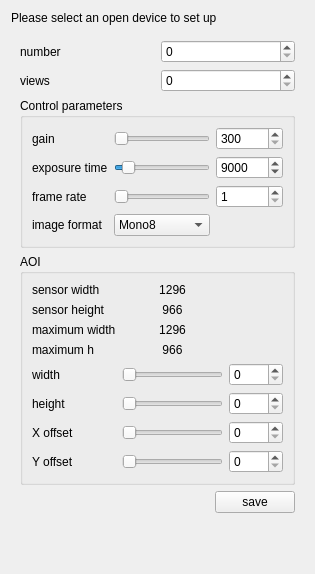
<?xml version="1.0" encoding="UTF-8"?>
<ui version="4.0">
 <class>CameraParameters</class>
 <widget class="QWidget" name="CameraParameters">
  <property name="geometry">
   <rect>
    <x>0</x>
    <y>0</y>
    <width>315</width>
    <height>574</height>
   </rect>
  </property>
  <property name="windowTitle">
   <string>Form</string>
  </property>
  <layout class="QVBoxLayout" name="verticalLayout_4">
   <item>
    <widget class="QLabel" name="lab_Tips">
     <property name="text">
      <string>Please select an open device to set up</string>
     </property>
    </widget>
   </item>
   <item>
    <widget class="QWidget" name="widget" native="true">
     <layout class="QVBoxLayout" name="verticalLayout_3">
      <item>
       <layout class="QHBoxLayout" name="horizontalLayout_10">
        <item>
         <widget class="QLabel" name="label_17">
          <property name="text">
           <string>number</string>
          </property>
         </widget>
        </item>
        <item>
         <widget class="QSpinBox" name="sbx_Num">
          <property name="maximum">
           <number>17</number>
          </property>
         </widget>
        </item>
       </layout>
      </item>
      <item>
       <layout class="QHBoxLayout" name="horizontalLayout_2">
        <item>
         <widget class="QLabel" name="label_2">
          <property name="text">
           <string>views</string>
          </property>
         </widget>
        </item>
        <item>
         <widget class="QSpinBox" name="sbx_fov">
          <property name="maximum">
           <number>10</number>
          </property>
         </widget>
        </item>
       </layout>
      </item>
      <item>
       <widget class="QGroupBox" name="groupBox_2">
        <property name="title">
         <string>Control parameters</string>
        </property>
        <layout class="QVBoxLayout" name="verticalLayout_2">
         <item>
          <layout class="QGridLayout" name="gridLayout">
           <item row="1" column="0">
            <widget class="QLabel" name="label_15">
             <property name="text">
              <string>exposure time</string>
             </property>
            </widget>
           </item>
           <item row="0" column="0">
            <widget class="QLabel" name="label_13">
             <property name="text">
              <string>gain</string>
             </property>
            </widget>
           </item>
           <item row="1" column="1">
            <widget class="QSlider" name="hs_exposure">
             <property name="maximum">
              <number>10000000</number>
             </property>
             <property name="value">
              <number>9000</number>
             </property>
             <property name="orientation">
              <enum>Qt::Horizontal</enum>
             </property>
            </widget>
           </item>
           <item row="1" column="2">
            <widget class="QSpinBox" name="sbx_exposure">
             <property name="maximum">
              <number>10000000</number>
             </property>
             <property name="value">
              <number>9000</number>
             </property>
            </widget>
           </item>
           <item row="2" column="1">
            <widget class="QSlider" name="hs_frameRate">
             <property name="orientation">
              <enum>Qt::Horizontal</enum>
             </property>
            </widget>
           </item>
           <item row="2" column="2">
            <widget class="QSpinBox" name="sbx_frameRate">
             <property name="minimum">
              <number>1</number>
             </property>
            </widget>
           </item>
           <item row="2" column="0">
            <widget class="QLabel" name="label_14">
             <property name="text">
              <string>frame rate</string>
             </property>
            </widget>
           </item>
           <item row="0" column="2">
            <widget class="QSpinBox" name="sbx_gain">
             <property name="minimum">
              <number>300</number>
             </property>
             <property name="maximum">
              <number>850</number>
             </property>
            </widget>
           </item>
           <item row="0" column="1">
            <widget class="QSlider" name="hs_gain">
             <property name="minimum">
              <number>300</number>
             </property>
             <property name="maximum">
              <number>850</number>
             </property>
             <property name="orientation">
              <enum>Qt::Horizontal</enum>
             </property>
            </widget>
           </item>
           <item row="3" column="0">
            <widget class="QLabel" name="label_16">
             <property name="text">
              <string>image format</string>
             </property>
            </widget>
           </item>
           <item row="3" column="1">
            <widget class="QComboBox" name="cbx_pixFormat">
             <item>
              <property name="text">
               <string>Mono8</string>
              </property>
             </item>
            </widget>
           </item>
          </layout>
         </item>
        </layout>
       </widget>
      </item>
      <item>
       <widget class="QGroupBox" name="groupBox">
        <property name="title">
         <string>AOI</string>
        </property>
        <layout class="QVBoxLayout" name="verticalLayout">
         <item>
          <layout class="QGridLayout" name="gridLayout_2">
           <item row="0" column="0">
            <widget class="QLabel" name="label">
             <property name="text">
              <string>sensor width</string>
             </property>
            </widget>
           </item>
           <item row="4" column="1">
            <widget class="QSlider" name="hs_width">
             <property name="maximum">
              <number>2000</number>
             </property>
             <property name="orientation">
              <enum>Qt::Horizontal</enum>
             </property>
            </widget>
           </item>
           <item row="0" column="1">
            <widget class="QLabel" name="lab_sensorWidth">
             <property name="enabled">
              <bool>true</bool>
             </property>
             <property name="text">
              <string>1296</string>
             </property>
             <property name="alignment">
              <set>Qt::AlignCenter</set>
             </property>
            </widget>
           </item>
           <item row="5" column="2">
            <widget class="QSpinBox" name="sbx_height">
             <property name="maximum">
              <number>2000</number>
             </property>
            </widget>
           </item>
           <item row="1" column="1">
            <widget class="QLabel" name="lab_sensorHeight">
             <property name="text">
              <string>966</string>
             </property>
             <property name="alignment">
              <set>Qt::AlignCenter</set>
             </property>
            </widget>
           </item>
           <item row="5" column="1">
            <widget class="QSlider" name="hs_height">
             <property name="maximum">
              <number>2000</number>
             </property>
             <property name="orientation">
              <enum>Qt::Horizontal</enum>
             </property>
            </widget>
           </item>
           <item row="4" column="2">
            <widget class="QSpinBox" name="sbx_width">
             <property name="maximum">
              <number>2000</number>
             </property>
            </widget>
           </item>
           <item row="2" column="1">
            <widget class="QLabel" name="lab_maxWidth">
             <property name="text">
              <string>1296</string>
             </property>
             <property name="alignment">
              <set>Qt::AlignCenter</set>
             </property>
            </widget>
           </item>
           <item row="5" column="0">
            <widget class="QLabel" name="label_10">
             <property name="text">
              <string>height</string>
             </property>
            </widget>
           </item>
           <item row="1" column="0">
            <widget class="QLabel" name="label_3">
             <property name="text">
              <string>sensor height</string>
             </property>
            </widget>
           </item>
           <item row="3" column="1">
            <widget class="QLabel" name="lab_maxHeight">
             <property name="text">
              <string>966</string>
             </property>
             <property name="alignment">
              <set>Qt::AlignCenter</set>
             </property>
            </widget>
           </item>
           <item row="4" column="0">
            <widget class="QLabel" name="label_9">
             <property name="text">
              <string>width</string>
             </property>
            </widget>
           </item>
           <item row="3" column="0">
            <widget class="QLabel" name="label_6">
             <property name="text">
              <string>maximum h</string>
             </property>
            </widget>
           </item>
           <item row="2" column="0">
            <widget class="QLabel" name="label_5">
             <property name="text">
              <string>maximum width</string>
             </property>
            </widget>
           </item>
           <item row="6" column="2">
            <widget class="QSpinBox" name="sbx_xoffset">
             <property name="maximum">
              <number>1000</number>
             </property>
            </widget>
           </item>
           <item row="6" column="1">
            <widget class="QSlider" name="hs_xoffset">
             <property name="maximum">
              <number>1000</number>
             </property>
             <property name="orientation">
              <enum>Qt::Horizontal</enum>
             </property>
            </widget>
           </item>
           <item row="6" column="0">
            <widget class="QLabel" name="label_11">
             <property name="text">
              <string>X offset</string>
             </property>
            </widget>
           </item>
           <item row="7" column="0">
            <widget class="QLabel" name="label_12">
             <property name="text">
              <string>Y offset</string>
             </property>
            </widget>
           </item>
           <item row="7" column="1">
            <widget class="QSlider" name="hs_yoffset">
             <property name="maximum">
              <number>1000</number>
             </property>
             <property name="orientation">
              <enum>Qt::Horizontal</enum>
             </property>
            </widget>
           </item>
           <item row="7" column="2">
            <widget class="QSpinBox" name="sbx_yoffset">
             <property name="maximum">
              <number>1000</number>
             </property>
            </widget>
           </item>
          </layout>
         </item>
        </layout>
       </widget>
      </item>
      <item>
       <layout class="QHBoxLayout" name="horizontalLayout">
        <item>
         <spacer name="horizontalSpacer">
          <property name="orientation">
           <enum>Qt::Horizontal</enum>
          </property>
          <property name="sizeHint" stdset="0">
           <size>
            <width>40</width>
            <height>20</height>
           </size>
          </property>
         </spacer>
        </item>
        <item>
         <widget class="QPushButton" name="btn_save">
          <property name="text">
           <string>save</string>
          </property>
         </widget>
        </item>
       </layout>
      </item>
     </layout>
    </widget>
   </item>
   <item>
    <spacer name="verticalSpacer">
     <property name="orientation">
      <enum>Qt::Vertical</enum>
     </property>
     <property name="sizeHint" stdset="0">
      <size>
       <width>20</width>
       <height>40</height>
      </size>
     </property>
    </spacer>
   </item>
  </layout>
 </widget>
 <resources/>
 <connections/>
</ui>
